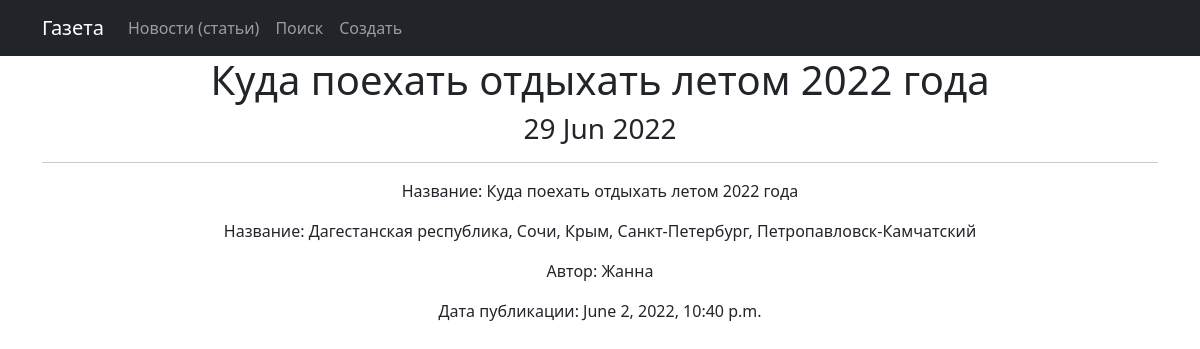
Screenshot of /news/3 with the database file from the repository.
### news/models.py (models this page shows, shortened)
class Post(models.Model):
    author = models.ForeignKey(Author, on_delete=models.CASCADE)
    NEWS = 'NW'
    ARTICLE = 'AR'
    Category_Choises = (
        (NEWS, 'Новость'),
        (ARTICLE, 'Статья'),
    )
    Category_Type = models.CharField(max_length=2, choices=Category_Choises, default=ARTICLE)
    dateCreation = models.DateTimeField(auto_now_add=True)
    postCategory = models.ManyToManyField(Category, through='PostCategory')
    title = models.CharField(max_length=128)
    text = models.TextField()
    rating = models.SmallIntegerField(default=0)
    def __str__(self):
        return '{}'.format(self.title)

class Author(models.Model):
    authorUser = models.OneToOneField(User, on_delete=models.CASCADE)
    ratingAuthor = models.SmallIntegerField(default=0)

### news/views.py (the view)
# urls.py: path('<int:pk>', PostsDetail.as_view(), name='post_detail'),
class PostsDetail(DetailView):
    model = Post
    template_name = 'new.html'
    context_object_name = 'new'

### news/templatetags/custom_filters.py (called while the page is built)
@register.filter()
def censor(message: str):
    global string2
    ln = len(bad_words)
    censor = ''
    string = ''
    pattern = '*'
    for i in message:
        string += i
        string2 = string.lower()
        flag = 0
        for j in bad_words:
            if not string2 in j:
                flag += 1
            if string2 == j:
                censor += pattern * len(string)
                flag -= 1
                string = ''
        if flag == ln:
            censor += string
            string = ''
    if string2 != '' and string2 not in bad_words:
        censor += string
    elif string2 != '':
        censor += pattern * len(string)
    return censor

### news/templatetags/custom_tags.py (called while the page is built)
@register.simple_tag()
def current_time(format_string='%d %b %Y'):
    return datetime.utcnow().strftime(format_string)

### templates/new.html (shortened to what this page needs)
{% extends 'flatpages/default.html' %}
{% load custom_tags %}
{% load custom_filters %}
{% block content %}
<h1>{{ new }}</h1>
   <h3>{% current_time '%d %b %Y' %}</h3>
   <hr>
    {% if new %}
           <p>
                <p> Название: {{new.title | censor}}</p>
                <p> Название: {{new.text | censor}}</p>
                <p> Автор: {{new.author.authorUser}}</p>
                <p> Дата публикации: {{new.dateCreation}}</p>
{% else %}
        <h2> Новость или статья отсутствует! </h2>
    {% endif %}
{% endblock content %}

### rows the page displays
Post: title "Куда поехать отдыхать летом 2022 года", title|censor "Куда поехать отдыхать летом 2022 года", text|censor "Дагестанская республика, Сочи, Крым, Санкт-Петербург, Петропавловск-Камчатский", author.authorUser "Жанна", dateCreation "June 2, 2022, 10:40 p.m."
